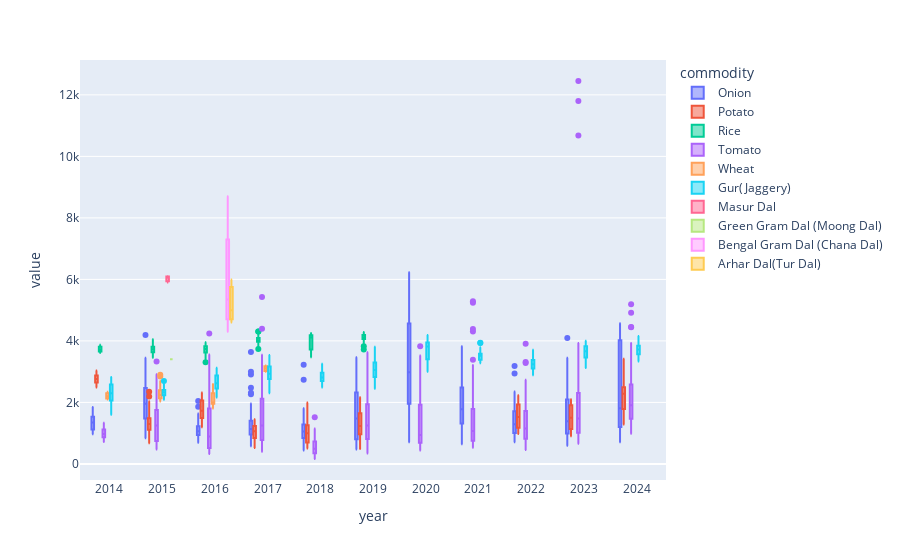

Notebook cell for this chart:
### Code cell
px.box(
    data_frame=andhra_yearly,
    x=andhra_yearly["year"],
    y=[
        andhra_yearly["modal_rs_quintal"],
        andhra_yearly["min_rs_quintal"],
        andhra_yearly["max_rs_quintal"],
    ],
    color=andhra_yearly["commodity"],
    hover_data="month",
)

### Figure 1 — Plotly figure (JSON) as saved in the notebook; plotly's stock layout.template omitted (floating-point values rounded to 4 significant figures; data arrays with more than 128 entries replaced by an {"elided": "..."} marker saying what was removed)
{"data": [{"alignmentgroup": "True", "hovertemplate": "commodity=Onion<br>year=%{x}<br>value=%{y}<extra></extra>", "legendgroup": "Onion", "marker": {"color": "#636efa"}, "name": "Onion", "notched": false, "offsetgroup": "Onion", "orientation": "v", "showlegend": true, "type": "box", "x": {"elided": "330 str values"}, "x0": " ", "xaxis": "x", "y": {"elided": "330 float values"}, "y0": " ", "yaxis": "y"}, {"alignmentgroup": "True", "hovertemplate": "commodity=Potato<br>year=%{x}<br>value=%{y}<extra></extra>", "legendgroup": "Potato", "marker": {"color": "#EF553B"}, "name": "Potato", "notched": false, "offsetgroup": "Potato", "orientation": "v", "showlegend": true, "type": "box", "x": {"elided": "231 str values"}, "x0": " ", "xaxis": "x", "y": {"elided": "231 float values"}, "y0": " ", "yaxis": "y"}, {"alignmentgroup": "True", "hovertemplate": "commodity=Rice<br>year=%{x}<br>value=%{y}<extra></extra>", "legendgroup": "Rice", "marker": {"color": "#00cc96"}, "name": "Rice", "notched": false, "offsetgroup": "Rice", "orientation": "v", "showlegend": true, "type": "box", "x": {"elided": "177 str values"}, "x0": " ", "xaxis": "x", "y": {"elided": "177 float values"}, "y0": " ", "yaxis": "y"}, {"alignmentgroup": "True", "hovertemplate": "commodity=Tomato<br>year=%{x}<br>value=%{y}<extra></extra>", "legendgroup": "Tomato", "marker": {"color": "#ab63fa"}, "name": "Tomato", "notched": false, "offsetgroup": "Tomato", "orientation": "v", "showlegend": true, "type": "box", "x": {"elided": "354 str values"}, "x0": " ", "xaxis": "x", "y": {"elided": "354 float values"}, "y0": " ", "yaxis": "y"}, {"alignmentgroup": "True", "hovertemplate": "commodity=Wheat<br>year=%{x}<br>value=%{y}<extra></extra>", "legendgroup": "Wheat", "marker": {"color": "#FFA15A"}, "name": "Wheat", "notched": false, "offsetgroup": "Wheat", "orientation": "v", "showlegend": true, "type": "box", "x": ["2014", "2014", "2014", "2014", "2015", "2015", "2015", "2015", "2015", "2015", "2015", "2015", "2015", "2015", "2015", "2015", "2016", "2016", "2016", "2016", "2017", "2014", "2014", "2014", "2014", "2015", "2015", "2015", "2015", "2015", "2015", "2015", "2015", "2015", "2015", "2015", "2015", "2016", "2016", "2016", "2016", "2017", "2014", "2014", "2014", "2014", "2015", "2015", "2015", "2015", "2015", "2015", "2015", "2015", "2015", "2015", "2015", "2015", "2016", "2016", "2016", "2016", "2017"], "x0": " ", "xaxis": "x", "y": [2197.0, 2200, 2248.0, 2200, 2126.0, 2197.0, 2842, 2200, 2200, 2194.0, 2150, 2189.0, 2200, 2518.0, 2473.0, 2329.0, 1969, 2000, 2500, 2000, 3100, 2097.0, 2100, 2148.0, 2100, 2026.0, 2097.0, 2700, 2100, 2100, 2094.0, 2050, 2089.0, 2100, 2418.0, 2373.0, 2229.0, 1800, 1950, 2400, 1900, 3000, 2297.0, 2300, 2348.0, 2300, 2226.0, 2297.0, 2900, 2300, 2300, 2294.0, 2250, 2289.0, 2300, 2618.0, 2577.0, 2429.0, 2000, 2200, 2600, 2100, 3200], "y0": " ", "yaxis": "y"}, {"alignmentgroup": "True", "hovertemplate": "commodity=Gur(Jaggery)<br>year=%{x}<br>value=%{y}<extra></extra>", "legendgroup": "Gur(Jaggery)", "marker": {"color": "#19d3f3"}, "name": "Gur(Jaggery)", "notched": false, "offsetgroup": "Gur(Jaggery)", "orientation": "v", "showlegend": true, "type": "box", "x": {"elided": "339 str values"}, "x0": " ", "xaxis": "x", "y": {"elided": "339 float values"}, "y0": " ", "yaxis": "y"}, {"alignmentgroup": "True", "hovertemplate": "commodity=Masur Dal<br>year=%{x}<br>value=%{y}<extra></extra>", "legendgroup": "Masur Dal", "marker": {"color": "#FF6692"}, "name": "Masur Dal", "notched": false, "offsetgroup": "Masur Dal", "orientation": "v", "showlegend": true, "type": "box", "x": ["2015", "2015", "2015"], "x0": " ", "xaxis": "x", "y": [6068, 5900, 6100], "y0": " ", "yaxis": "y"}, {"alignmentgroup": "True", "hovertemplate": "commodity=Green Gram Dal (Moong Dal)<br>year=%{x}<br>value=%{y}<extra></extra>", "legendgroup": "Green Gram Dal (Moong Dal)", "marker": {"color": "#B6E880"}, "name": "Green Gram Dal (Moong Dal)", "notched": false, "offsetgroup": "Green Gram Dal (Moong Dal)", "orientation": "v", "showlegend": true, "type": "box", "x": ["2015", "2015", "2015"], "x0": " ", "xaxis": "x", "y": [3400, 3400, 3400], "y0": " ", "yaxis": "y"}, {"alignmentgroup": "True", "hovertemplate": "commodity=Bengal Gram Dal (Chana Dal)<br>year=%{x}<br>value=%{y}<extra></extra>", "legendgroup": "Bengal Gram Dal (Chana Dal)", "marker": {"color": "#FF97FF"}, "name": "Bengal Gram Dal (Chana Dal)", "notched": false, "offsetgroup": "Bengal Gram Dal (Chana Dal)", "orientation": "v", "showlegend": true, "type": "box", "x": ["2016", "2016", "2016", "2016", "2016", "2016", "2016", "2016", "2016", "2016", "2016", "2016"], "x0": " ", "xaxis": "x", "y": [5900, 4400, 4900, 8650, 5800, 4300, 4900, 8600, 6000, 4500, 4900, 8700], "y0": " ", "yaxis": "y"}, {"alignmentgroup": "True", "hovertemplate": "commodity=Arhar Dal(Tur Dal)<br>year=%{x}<br>value=%{y}<extra></extra>", "legendgroup": "Arhar Dal(Tur Dal)", "marker": {"color": "#FECB52"}, "name": "Arhar Dal(Tur Dal)", "notched": false, "offsetgroup": "Arhar Dal(Tur Dal)", "orientation": "v", "showlegend": true, "type": "box", "x": ["2016", "2016", "2016"], "x0": " ", "xaxis": "x", "y": [5000, 4600, 6000], "y0": " ", "yaxis": "y"}], "layout": {"boxmode": "group", "legend": {"title": {"text": "commodity"}, "tracegroupgap": 0}, "margin": {"t": 60}, "xaxis": {"anchor": "y", "domain": [0, 1], "title": {"text": "year"}}, "yaxis": {"anchor": "x", "domain": [0, 1], "title": {"text": "value"}}}}
